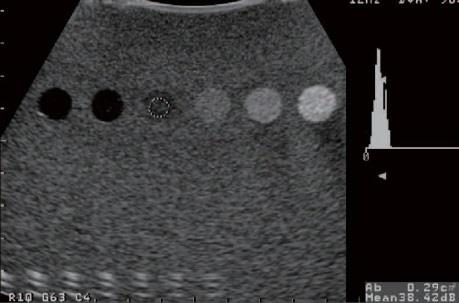
#> input picture Images/1710707465.png, 459 x 303 px
$ python line-detection.py   (older library calls are emulated)
#> lines starting #> are read from the running program, lines starting #| are printed output that depends on the picture; after the words box and inside, x2 and y2 are one past the last pixel; in counts of white or black regions, pixels touching at a corner belong together
import numpy as np
import cv2
import matplotlib.pyplot as plt

# [84 lines left out: functions hough_line_transform, draw_hough_lines, hough_circle_transform, hough_lines_cv2, not called in this run]

def hough_circles_cv2(image):
    blurred = cv2.GaussianBlur(image, (5, 5), 1.5)
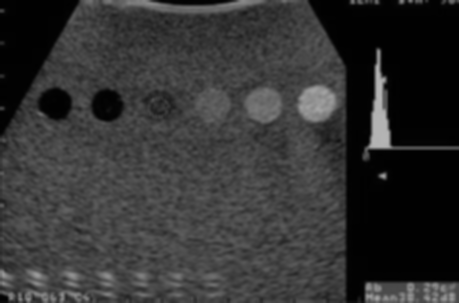
#> blurred: shape (303, 459); min 1, max 181, mean 51.1
    circles = cv2.HoughCircles(blurred, cv2.HOUGH_GRADIENT, dp=1.2, minDist=200, param1=50, param2=30, minRadius=5, maxRadius=50)
#> circles = [[82.2, 229.8, 49.28], [282.6, 208.2, 49.28], [127.8, 30.6, 29.48]]
    result_image = cv2.cvtColor(image, cv2.COLOR_GRAY2BGR)
    if circles is not None:
        circles = np.uint16(np.around(circles))
#> circles = [[82, 230, 49], [283, 208, 49], [128, 31, 29]]
        for i in circles[0, :]:
            cv2.circle(result_image, (i[0], i[1]), i[2], (0, 255, 0), 2)
            cv2.circle(result_image, (i[0], i[1]), 2, (0, 0, 255), 3)
#> this loop made 3 passes
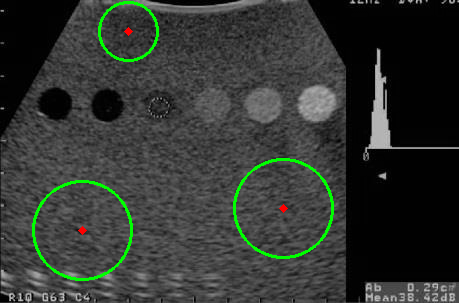
#> result_image: shape (303, 459, 3); mean B, G, R 49.8, 54.2, 50

    return result_image

# [26 lines left out: function hough_ellipse_transform, not called in this run]

# Load and convert image
gray_image = cv2.imread("Images//1710707465.png", cv2.IMREAD_GRAYSCALE)
# [5 lines of commented-out code are left out]
hough_circle_cv2_result = hough_circles_cv2(gray_image)
# [10 lines of commented-out code are left out]
figure = plt.figure(figsize=(15, 15))
subplot1 = figure.add_subplot(1, 1, 1)
subplot1.imshow(hough_circle_cv2_result)
subplot2 = figure.add_subplot(1, 2, 2)
subplot2.imshow(gray_image)
plt.show()
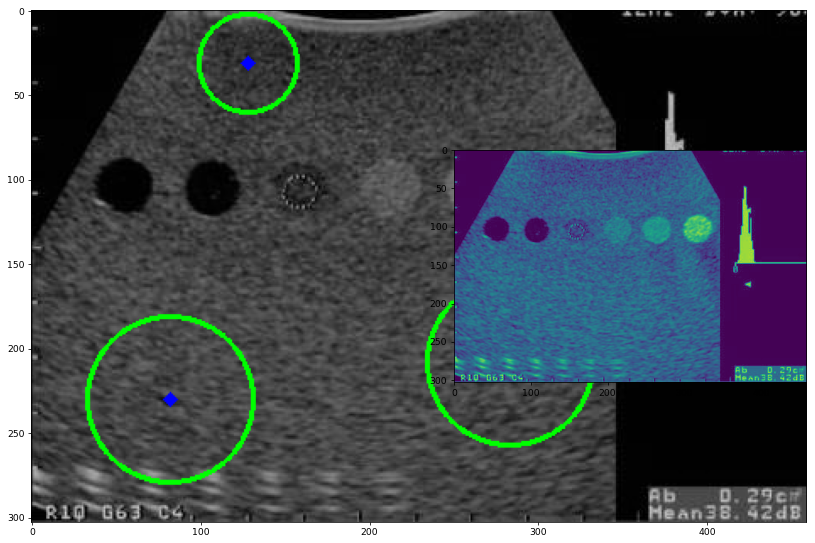
#> figure drawn by matplotlib, 2 panels; B, G, R data is drawn as R, G, B

$ run again, with Images/1710707490.png copied over Images/1710707465.png
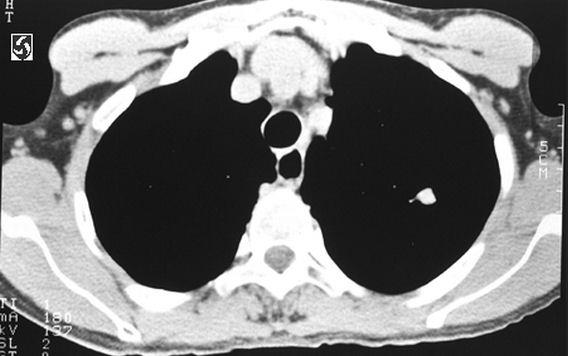
#> input picture Images/1710707490.png, 568 x 356 px
#> gray_image is the input picture: shape (356, 568); min 0, max 255, mean 120.3
#> in hough_circles_cv2, `circles = cv2.HoughCircles(blurred, cv2.HOUGH_GRADIENT, dp=1.2, minDis..`: circles = [[51, 276.6, 47.96], [91.8, 57, 42.68], [280.2, 294.6, 47.96], [522.6, 270.6, 44], [292.2, 64.2, 49.28], [507, 49.8, 25.04]]
#> in hough_circles_cv2, `circles = np.uint16(np.around(circles))`: circles = [[51, 277, 48], [92, 57, 43], [280, 295, 48], [523, 271, 44], [292, 64, 49], [507, 50, 25]]
#> the loop in hough_circles_cv2, `for i in circles[0, :]:` made 6 passes
#> after the loop in hough_circles_cv2, `for i in circles[0, :]:`:
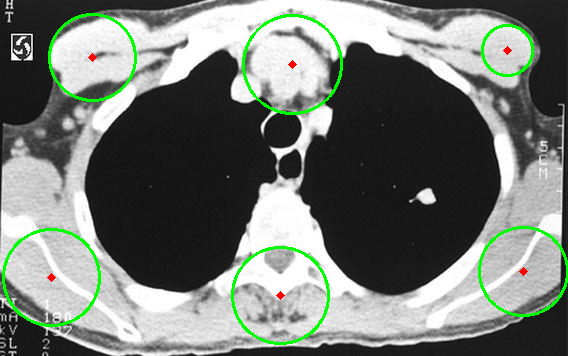
#> result_image: shape (356, 568, 3); 2.53% of pixels changed, all inside (x1, y1, x2, y2) = (2, 13, 568, 345)
#> `plt.show()`:
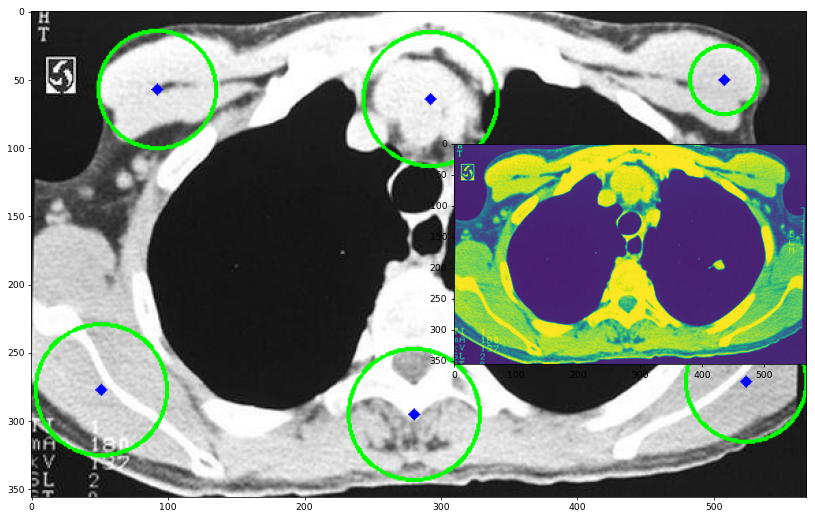
#> figure drawn by matplotlib, 2 panels; B, G, R data is drawn as R, G, B
